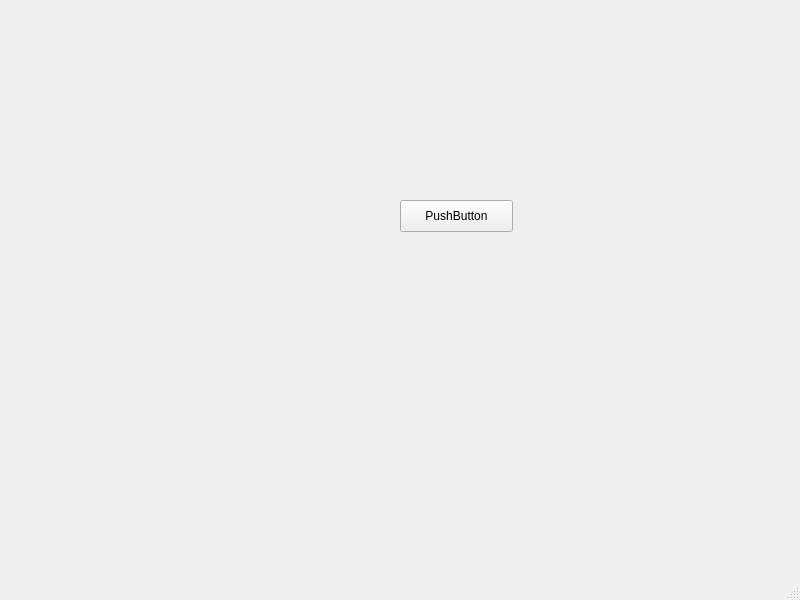
<?xml version="1.0" encoding="UTF-8"?>
<ui version="4.0">
 <class>MainWindow</class>
 <widget class="QMainWindow" name="MainWindow">
  <property name="geometry">
   <rect>
    <x>0</x>
    <y>0</y>
    <width>800</width>
    <height>600</height>
   </rect>
  </property>
  <property name="windowTitle">
   <string>MainWindow</string>
  </property>
  <widget class="QWidget" name="centralwidget">
   <widget class="QPushButton" name="pushButton">
    <property name="geometry">
     <rect>
      <x>400</x>
      <y>200</y>
      <width>113</width>
      <height>32</height>
     </rect>
    </property>
    <property name="text">
     <string>PushButton</string>
    </property>
   </widget>
  </widget>
  <widget class="QMenuBar" name="menubar">
   <property name="geometry">
    <rect>
     <x>0</x>
     <y>0</y>
     <width>800</width>
     <height>22</height>
    </rect>
   </property>
  </widget>
  <widget class="QStatusBar" name="statusbar"/>
 </widget>
 <resources/>
 <connections/>
</ui>
